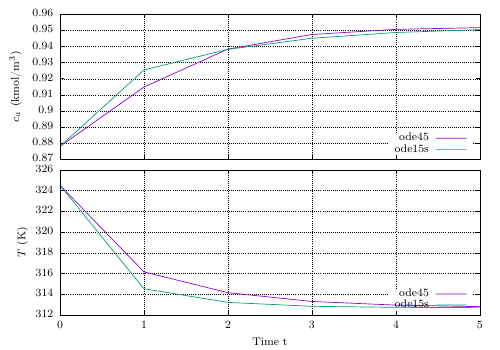

Generate this figure with gnuplot:
set terminal epslatex standalone color 8
set output 'cstr-ode.tex'
set multiplot layout 2,1 margins 0.12,0.96,0.1,.96 spacing 0.03,0.03
set grid
unset xlabel

set format x " "
set key bottom right
set ylabel "$c_a$ (kmol/m\\textsuperscript{3})"
plot "cstr-ode.txt" using 1:2 with lines lw 2 t "ode45",\
     "cstr-ode.txt" using 1:4 with lines lw 2 t "ode15s"

set format x
set key bottom right
set xlabel "Time t"
set ylabel "$T$ (K)"
plot "cstr-ode.txt" using 1:3 with lines lw 2 t "ode45",\
     "cstr-ode.txt" using 1:5 with lines lw 2 t "ode15s"

unset multiplot

set output

!pdflatex --interaction=batchmode cstr-ode.tex
!rm *.aux *-inc.eps *converted-to.pdf *.log
